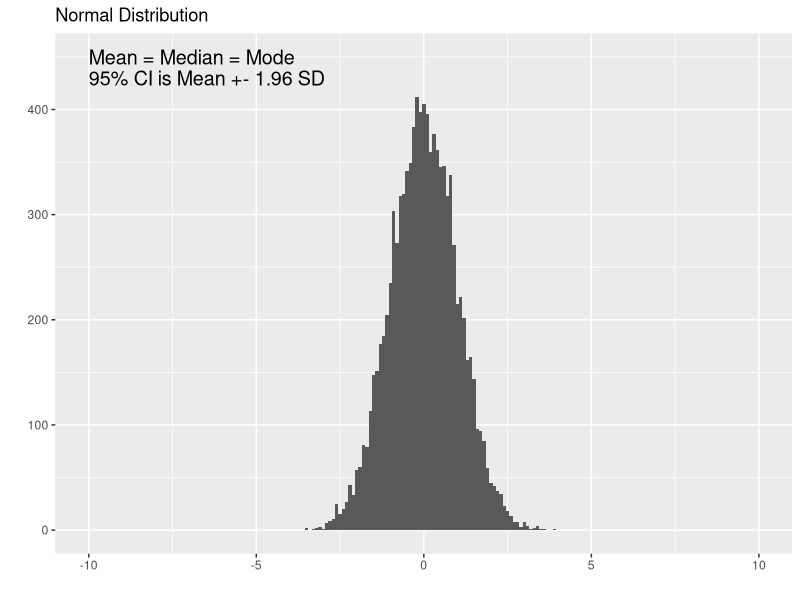
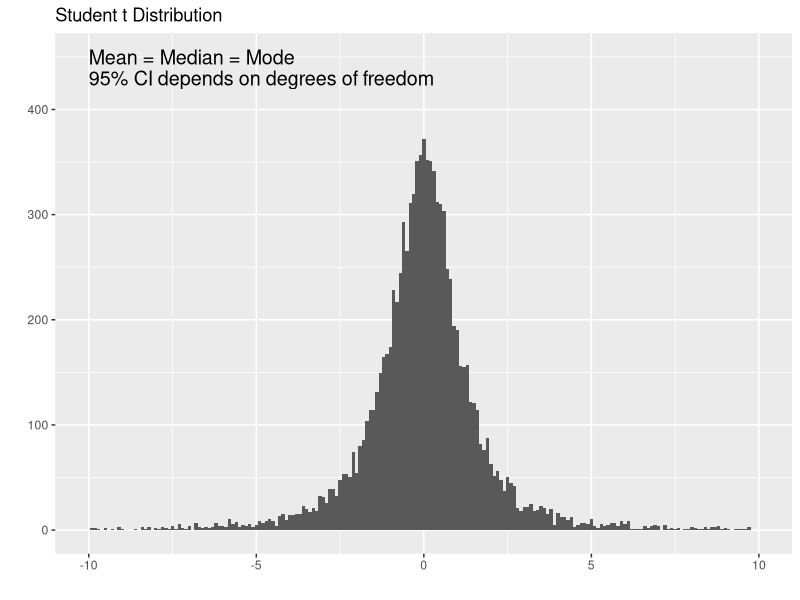
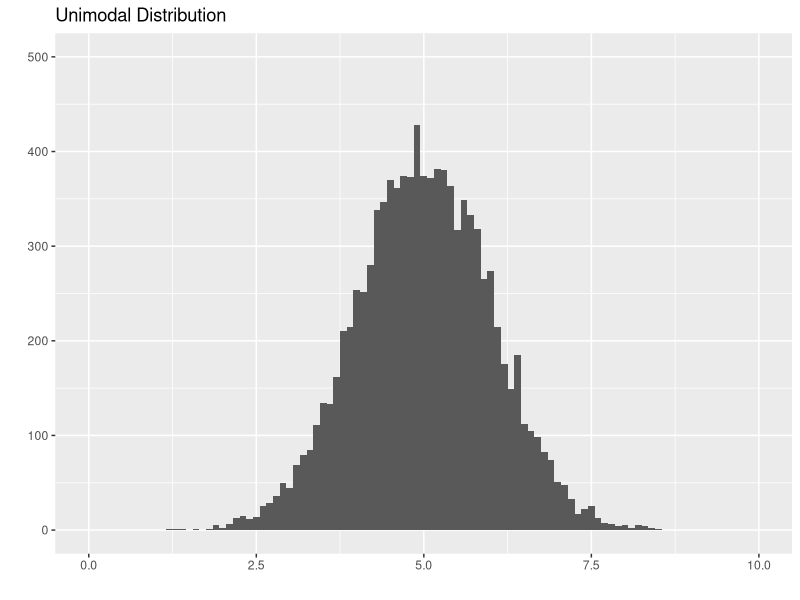
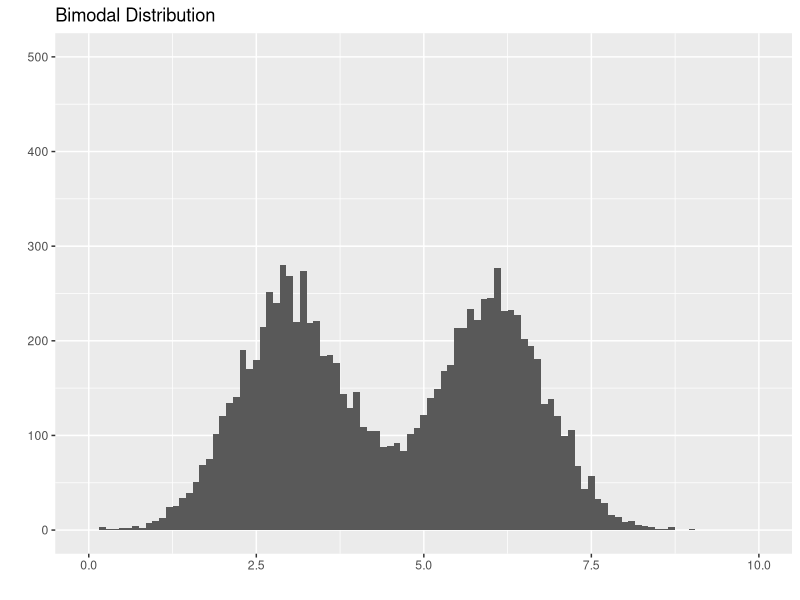
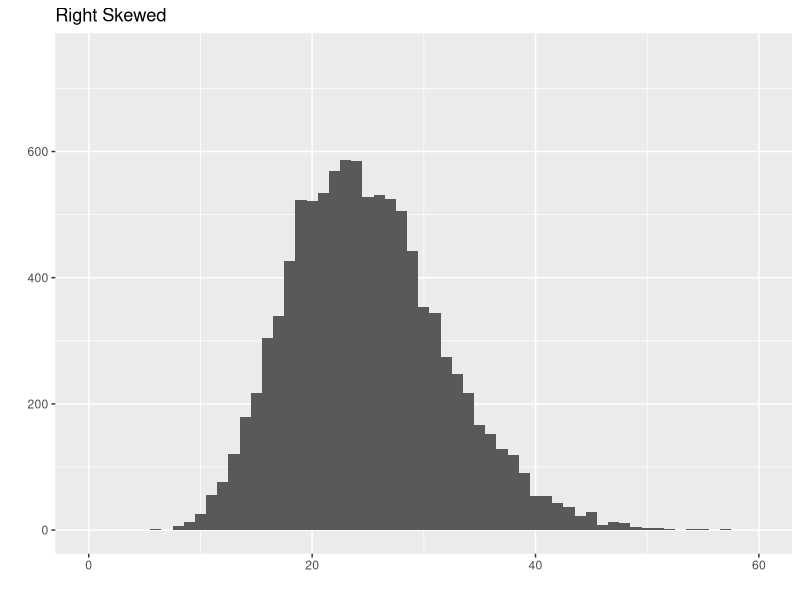
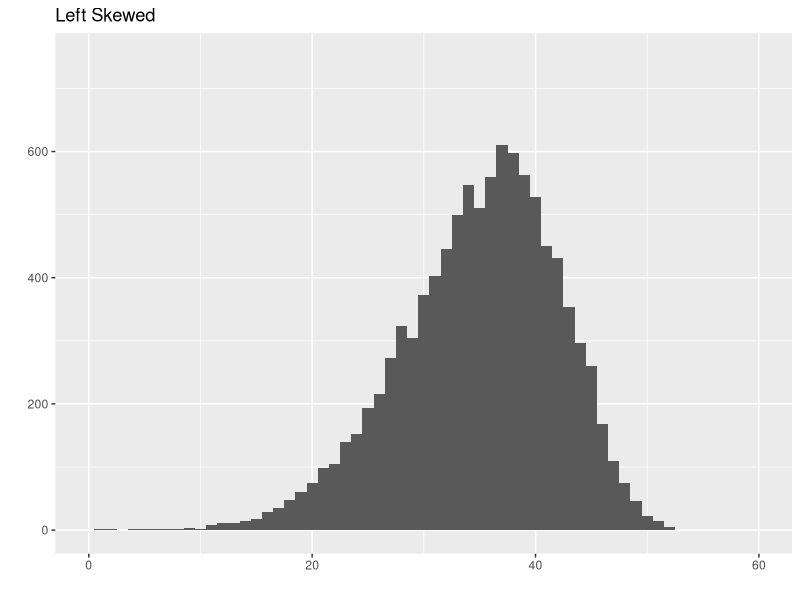

Reproduce these figures in R, in order.
## ---- chunk 1
library(ggplot2)
library(cowplot)
norm <- rnorm(10000, sd = 1)
ggplot(data.frame(data = norm), aes(data)) + 
  geom_histogram(binwidth = 0.1) + 
  xlim(-10, 10) + 
  ylim(0, 450) +
  ggtitle("Normal Distribution") + 
  labs(x="", y="") +
  annotate("text", x = -10, y = 450, label = "Mean = Median = Mode", size=5, hjust = 0) +
  annotate("text", x = -10, y = 430, label = "95% CI is Mean +- 1.96 SD", size=5, hjust = 0)
## ---- chunk 2
library(ggplot2)
library(cowplot)
studentt <- rt(10000, df=2)
ggplot(data.frame(data = studentt), aes(data)) + 
  geom_histogram(binwidth = 0.1)  + 
  xlim(-10, 10) + 
  ylim(0, 450) +
  ggtitle("Student t Distribution") + 
  labs(x="", y="") +
  annotate("text", x = -10, y = 450, label = "Mean = Median = Mode", size=5, hjust = 0) +
  annotate("text", x = -10, y = 430, label = "95% CI depends on degrees of freedom", size=5, hjust = 0)
## ---- chunk 3
library(ggplot2)
library(cowplot)
norm <- rnorm(10000, mean = 5, sd = 1)
ggplot(data.frame(data = norm), aes(data)) + 
  geom_histogram(binwidth = 0.1) + 
  xlim(0, 10) + 
  ylim(0, 500) +
  ggtitle("Unimodal Distribution") + 
  labs(x="", y="")
## ---- chunk 4
library(ggplot2)
library(cowplot)
norm1 <- rnorm(5000, mean = 3, sd = 0.8)
norm2 <- rnorm(5000, mean = 6, sd = 0.8)
ggplot(data.frame(data = c(norm1, norm2)), aes(data)) + 
  geom_histogram(binwidth = 0.1) + 
  xlim(0, 10) + 
  ylim(0, 500) +
  ggtitle("Bimodal Distribution") + 
  labs(x="", y="")
## ---- chunk 5
library(ggplot2)
library(cowplot)
r.skew <- rchisq(10000, df = 25)
ggplot(data.frame(data = r.skew), aes(data)) +
  geom_histogram(binwidth = 1) + 
  xlim(0, 60) + 
  ylim(0, 750) +
  ggtitle("Right Skewed") + 
  labs(x="", y="")
## ---- chunk 6
library(ggplot2)
library(cowplot)
l.skew <- 60 - rchisq(10000, df = 25)
ggplot(data.frame(data = l.skew), aes(data)) + 
  geom_histogram(binwidth = 1) + 
  xlim(0, 60) + 
  ylim(0, 750) +
  ggtitle("Left Skewed") + 
  labs(x="", y="")
